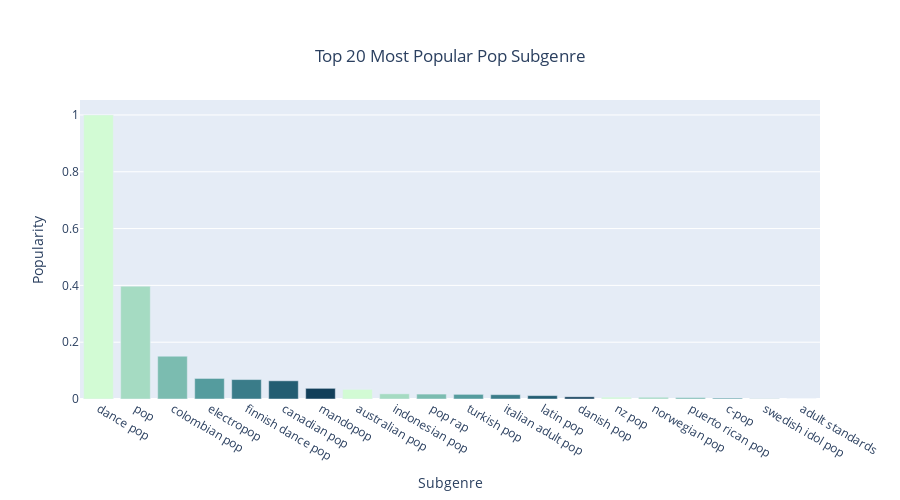

Write notebook code for a chart like this one.
### Markdown cell above
#### Pop Genre
Earlier we said that the most frequent subgenre in our dataset is dance pop. In this section, we want to see whether dance pop is also the most popular genre in pop besides it being the most frequent one.

### Code cell
# Pop
df_pop_sum = df[df['genre'] == 'pop'].groupby('sub_genre')['popularity'].sum().reset_index(name='popularity').sort_values('popularity', ascending=False)[:20]
df_pop_sum['popularity'] = (df_pop_sum['popularity'] - df_pop_sum['popularity'].min()) / (df_pop_sum['popularity'].max() - df_pop_sum['popularity'].min())
fig = px.bar(df_pop_sum, x='sub_genre', y='popularity',
             title='Top 20 Most Popular Pop Subgenre',
             color='sub_genre',
             height=500,
             width=900,
             labels={
                "sub_genre": "Subgenre",
                "popularity": "Popularity"
                },
             color_discrete_sequence=px.colors.sequential.Darkmint)
fig.update_layout(
    title={
        'y':0.9,
        'x':0.5,
        'xanchor': 'center',
        'yanchor': 'top'})
fig.update(layout_showlegend=False)
fig.show(config=config)

### Figure 1 — Plotly figure (JSON) as saved in the notebook; plotly's stock layout.template omitted (floating-point values rounded to 4 significant figures)
{"data": [{"alignmentgroup": "True", "hovertemplate": "Subgenre=%{x}<br>Popularity=%{y}<extra></extra>", "legendgroup": "dance pop", "marker": {"color": "rgb(210, 251, 212)", "pattern": {"shape": ""}}, "name": "dance pop", "offsetgroup": "dance pop", "orientation": "v", "showlegend": true, "textposition": "auto", "type": "bar", "x": ["dance pop"], "xaxis": "x", "y": [1], "yaxis": "y"}, {"alignmentgroup": "True", "hovertemplate": "Subgenre=%{x}<br>Popularity=%{y}<extra></extra>", "legendgroup": "pop", "marker": {"color": "rgb(165, 219, 194)", "pattern": {"shape": ""}}, "name": "pop", "offsetgroup": "pop", "orientation": "v", "showlegend": true, "textposition": "auto", "type": "bar", "x": ["pop"], "xaxis": "x", "y": [0.397], "yaxis": "y"}, {"alignmentgroup": "True", "hovertemplate": "Subgenre=%{x}<br>Popularity=%{y}<extra></extra>", "legendgroup": "colombian pop", "marker": {"color": "rgb(123, 188, 176)", "pattern": {"shape": ""}}, "name": "colombian pop", "offsetgroup": "colombian pop", "orientation": "v", "showlegend": true, "textposition": "auto", "type": "bar", "x": ["colombian pop"], "xaxis": "x", "y": [0.1507], "yaxis": "y"}, {"alignmentgroup": "True", "hovertemplate": "Subgenre=%{x}<br>Popularity=%{y}<extra></extra>", "legendgroup": "electropop", "marker": {"color": "rgb(85, 156, 158)", "pattern": {"shape": ""}}, "name": "electropop", "offsetgroup": "electropop", "orientation": "v", "showlegend": true, "textposition": "auto", "type": "bar", "x": ["electropop"], "xaxis": "x", "y": [0.07233], "yaxis": "y"}, {"alignmentgroup": "True", "hovertemplate": "Subgenre=%{x}<br>Popularity=%{y}<extra></extra>", "legendgroup": "finnish dance pop", "marker": {"color": "rgb(58, 124, 137)", "pattern": {"shape": ""}}, "name": "finnish dance pop", "offsetgroup": "finnish dance pop", "orientation": "v", "showlegend": true, "textposition": "auto", "type": "bar", "x": ["finnish dance pop"], "xaxis": "x", "y": [0.06841], "yaxis": "y"}, {"alignmentgroup": "True", "hovertemplate": "Subgenre=%{x}<br>Popularity=%{y}<extra></extra>", "legendgroup": "canadian pop", "marker": {"color": "rgb(35, 93, 114)", "pattern": {"shape": ""}}, "name": "canadian pop", "offsetgroup": "canadian pop", "orientation": "v", "showlegend": true, "textposition": "auto", "type": "bar", "x": ["canadian pop"], "xaxis": "x", "y": [0.06407], "yaxis": "y"}, {"alignmentgroup": "True", "hovertemplate": "Subgenre=%{x}<br>Popularity=%{y}<extra></extra>", "legendgroup": "mandopop", "marker": {"color": "rgb(18, 63, 90)", "pattern": {"shape": ""}}, "name": "mandopop", "offsetgroup": "mandopop", "orientation": "v", "showlegend": true, "textposition": "auto", "type": "bar", "x": ["mandopop"], "xaxis": "x", "y": [0.03757], "yaxis": "y"}, {"alignmentgroup": "True", "hovertemplate": "Subgenre=%{x}<br>Popularity=%{y}<extra></extra>", "legendgroup": "australian pop", "marker": {"color": "rgb(210, 251, 212)", "pattern": {"shape": ""}}, "name": "australian pop", "offsetgroup": "australian pop", "orientation": "v", "showlegend": true, "textposition": "auto", "type": "bar", "x": ["australian pop"], "xaxis": "x", "y": [0.03377], "yaxis": "y"}, {"alignmentgroup": "True", "hovertemplate": "Subgenre=%{x}<br>Popularity=%{y}<extra></extra>", "legendgroup": "indonesian pop", "marker": {"color": "rgb(165, 219, 194)", "pattern": {"shape": ""}}, "name": "indonesian pop", "offsetgroup": "indonesian pop", "orientation": "v", "showlegend": true, "textposition": "auto", "type": "bar", "x": ["indonesian pop"], "xaxis": "x", "y": [0.01815], "yaxis": "y"}, {"alignmentgroup": "True", "hovertemplate": "Subgenre=%{x}<br>Popularity=%{y}<extra></extra>", "legendgroup": "pop rap", "marker": {"color": "rgb(123, 188, 176)", "pattern": {"shape": ""}}, "name": "pop rap", "offsetgroup": "pop rap", "orientation": "v", "showlegend": true, "textposition": "auto", "type": "bar", "x": ["pop rap"], "xaxis": "x", "y": [0.01731], "yaxis": "y"}, {"alignmentgroup": "True", "hovertemplate": "Subgenre=%{x}<br>Popularity=%{y}<extra></extra>", "legendgroup": "turkish pop", "marker": {"color": "rgb(85, 156, 158)", "pattern": {"shape": ""}}, "name": "turkish pop", "offsetgroup": "turkish pop", "orientation": "v", "showlegend": true, "textposition": "auto", "type": "bar", "x": ["turkish pop"], "xaxis": "x", "y": [0.01636], "yaxis": "y"}, {"alignmentgroup": "True", "hovertemplate": "Subgenre=%{x}<br>Popularity=%{y}<extra></extra>", "legendgroup": "italian adult pop", "marker": {"color": "rgb(58, 124, 137)", "pattern": {"shape": ""}}, "name": "italian adult pop", "offsetgroup": "italian adult pop", "orientation": "v", "showlegend": true, "textposition": "auto", "type": "bar", "x": ["italian adult pop"], "xaxis": "x", "y": [0.01526], "yaxis": "y"}, {"alignmentgroup": "True", "hovertemplate": "Subgenre=%{x}<br>Popularity=%{y}<extra></extra>", "legendgroup": "latin pop", "marker": {"color": "rgb(35, 93, 114)", "pattern": {"shape": ""}}, "name": "latin pop", "offsetgroup": "latin pop", "orientation": "v", "showlegend": true, "textposition": "auto", "type": "bar", "x": ["latin pop"], "xaxis": "x", "y": [0.0119], "yaxis": "y"}, {"alignmentgroup": "True", "hovertemplate": "Subgenre=%{x}<br>Popularity=%{y}<extra></extra>", "legendgroup": "danish pop", "marker": {"color": "rgb(18, 63, 90)", "pattern": {"shape": ""}}, "name": "danish pop", "offsetgroup": "danish pop", "orientation": "v", "showlegend": true, "textposition": "auto", "type": "bar", "x": ["danish pop"], "xaxis": "x", "y": [0.007703], "yaxis": "y"}, {"alignmentgroup": "True", "hovertemplate": "Subgenre=%{x}<br>Popularity=%{y}<extra></extra>", "legendgroup": "nz pop", "marker": {"color": "rgb(210, 251, 212)", "pattern": {"shape": ""}}, "name": "nz pop", "offsetgroup": "nz pop", "orientation": "v", "showlegend": true, "textposition": "auto", "type": "bar", "x": ["nz pop"], "xaxis": "x", "y": [0.006549], "yaxis": "y"}, {"alignmentgroup": "True", "hovertemplate": "Subgenre=%{x}<br>Popularity=%{y}<extra></extra>", "legendgroup": "norwegian pop", "marker": {"color": "rgb(165, 219, 194)", "pattern": {"shape": ""}}, "name": "norwegian pop", "offsetgroup": "norwegian pop", "orientation": "v", "showlegend": true, "textposition": "auto", "type": "bar", "x": ["norwegian pop"], "xaxis": "x", "y": [0.006171], "yaxis": "y"}, {"alignmentgroup": "True", "hovertemplate": "Subgenre=%{x}<br>Popularity=%{y}<extra></extra>", "legendgroup": "puerto rican pop", "marker": {"color": "rgb(123, 188, 176)", "pattern": {"shape": ""}}, "name": "puerto rican pop", "offsetgroup": "puerto rican pop", "orientation": "v", "showlegend": true, "textposition": "auto", "type": "bar", "x": ["puerto rican pop"], "xaxis": "x", "y": [0.005021], "yaxis": "y"}, {"alignmentgroup": "True", "hovertemplate": "Subgenre=%{x}<br>Popularity=%{y}<extra></extra>", "legendgroup": "c-pop", "marker": {"color": "rgb(85, 156, 158)", "pattern": {"shape": ""}}, "name": "c-pop", "offsetgroup": "c-pop", "orientation": "v", "showlegend": true, "textposition": "auto", "type": "bar", "x": ["c-pop"], "xaxis": "x", "y": [0.003325], "yaxis": "y"}, {"alignmentgroup": "True", "hovertemplate": "Subgenre=%{x}<br>Popularity=%{y}<extra></extra>", "legendgroup": "swedish idol pop", "marker": {"color": "rgb(58, 124, 137)", "pattern": {"shape": ""}}, "name": "swedish idol pop", "offsetgroup": "swedish idol pop", "orientation": "v", "showlegend": true, "textposition": "auto", "type": "bar", "x": ["swedish idol pop"], "xaxis": "x", "y": [0.000624], "yaxis": "y"}, {"alignmentgroup": "True", "hovertemplate": "Subgenre=%{x}<br>Popularity=%{y}<extra></extra>", "legendgroup": "adult standards", "marker": {"color": "rgb(35, 93, 114)", "pattern": {"shape": ""}}, "name": "adult standards", "offsetgroup": "adult standards", "orientation": "v", "showlegend": true, "textposition": "auto", "type": "bar", "x": ["adult standards"], "xaxis": "x", "y": [0], "yaxis": "y"}], "layout": {"barmode": "relative", "height": 500, "legend": {"title": {"text": "Subgenre"}, "tracegroupgap": 0}, "showlegend": false, "title": {"text": "Top 20 Most Popular Pop Subgenre", "x": 0.5, "xanchor": "center", "y": 0.9, "yanchor": "top"}, "width": 900, "xaxis": {"anchor": "y", "categoryarray": ["dance pop", "pop", "colombian pop", "electropop", "finnish dance pop", "canadian pop", "mandopop", "australian pop", "indonesian pop", "pop rap", "turkish pop", "italian adult pop", "latin pop", "danish pop", "nz pop", "norwegian pop", "puerto rican pop", "c-pop", "swedish idol pop", "adult standards"], "categoryorder": "array", "domain": [0, 1], "title": {"text": "Subgenre"}}, "yaxis": {"anchor": "x", "domain": [0, 1], "title": {"text": "Popularity"}}}}
